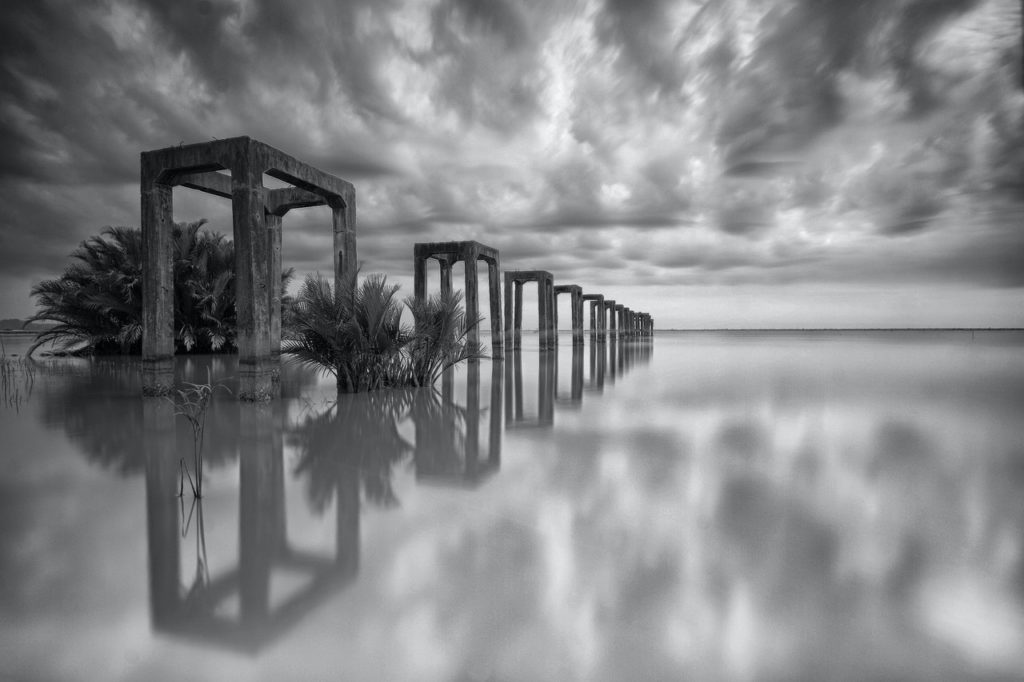
#> input picture ProjectOne/assets/2-lowContrast.png, 1024 x 682 px
$ python excTwo-one.py
#> lines starting #> are read from the running program, lines starting #| are printed output that depends on the picture
import cv2;
from matplotlib import pyplot as plt

img = cv2.imread("assets/2-lowContrast.png")
#> img is the input picture: shape (682, 1024, 3); mean B, G, R 134.6, 132.6, 131.6

# Question one
# https://www.geeksforgeeks.org/opencv-python-program-analyze-image-using-histogram/


# calculate frequency of pixels in range 0-255
histg = cv2.calcHist([img], [0], None, [256], [0, 256])
#> histg = 256 values, max 6491 at index 156, min 0 at index 0, mean 2728

# show the plotting graph of an image
plt.plot(histg)
# alternative way to find histogram of an image
# plt.hist(img.ravel(), 256, [0, 256])

plt.show()
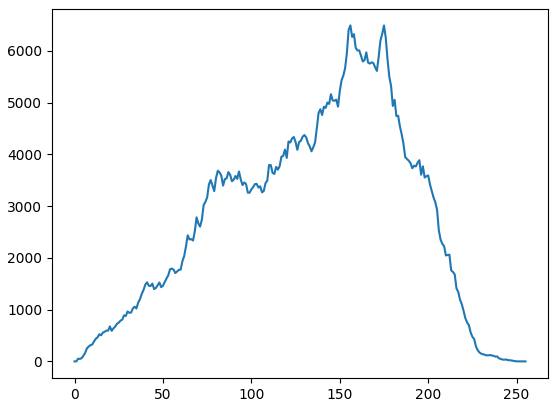
#> figure drawn by matplotlib, 1 panel; curve peaks at x = 156, y = 6491

# cv2.imshow('RGB', img)

$ run again, with ProjectOne/assets/CartoonImage.png copied over ProjectOne/assets/2-lowContrast.png
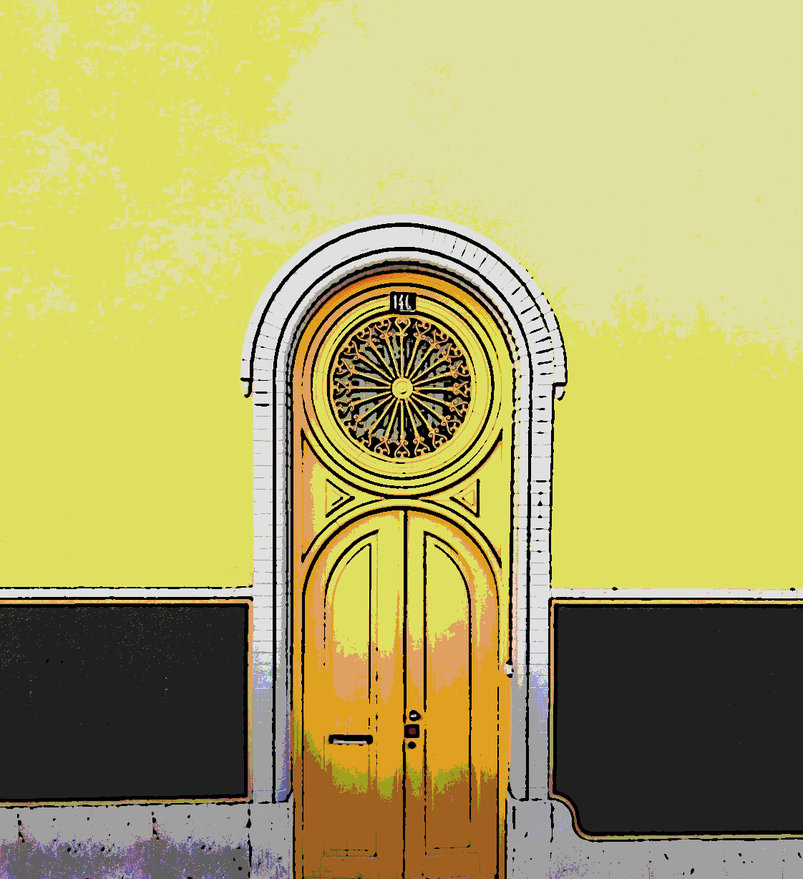
#> input picture ProjectOne/assets/CartoonImage.png, 803 x 879 px, shrunk from 1122 x 1228 before the run
#> img is the input picture: shape (879, 803, 3); mean B, G, R 102.1, 169.7, 176.2
#> histg = 256 values, max 191693 at index 96, min 9 at index 253, mean 2757.2
#> `plt.show()`:
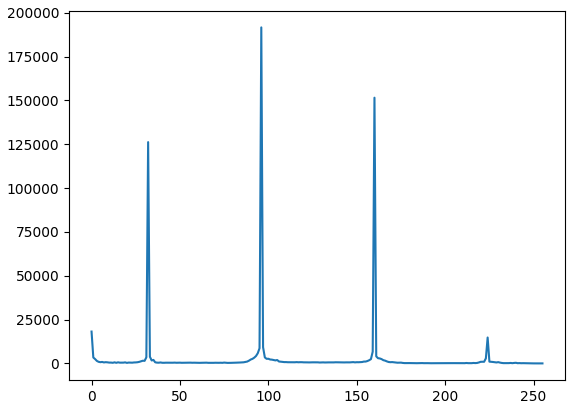
#> figure drawn by matplotlib, 1 panel; curve peaks at x = 96, y = 191693

$ run again, with ProjectOne/assets/1-1a.jpg saved as ProjectOne/assets/2-lowContrast.png
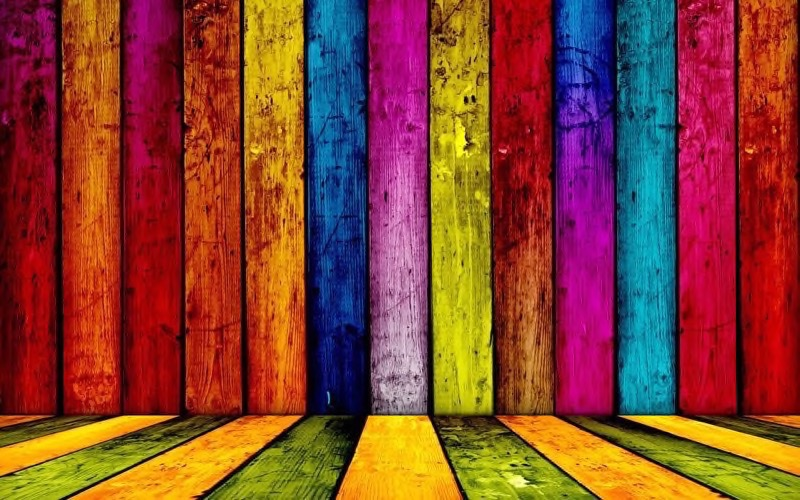
#> input picture ProjectOne/assets/1-1a.jpg, 800 x 500 px
#> img is the input picture: shape (500, 800, 3); mean B, G, R 48.4, 66.6, 135.3
#> histg = 256 values, max 25224 at index 0, min 0 at index 234, mean 1562.5
#> `plt.show()`:
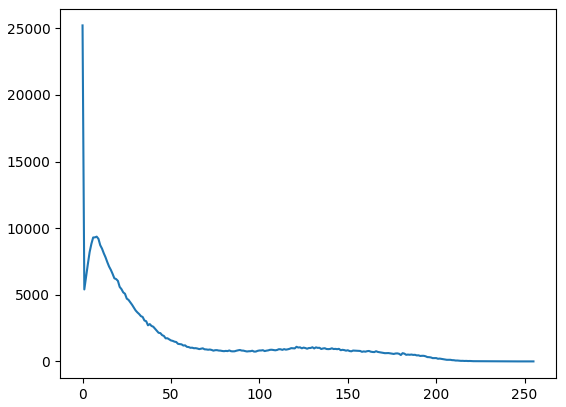
#> figure drawn by matplotlib, 1 panel; curve peaks at x = 0, y = 25224
